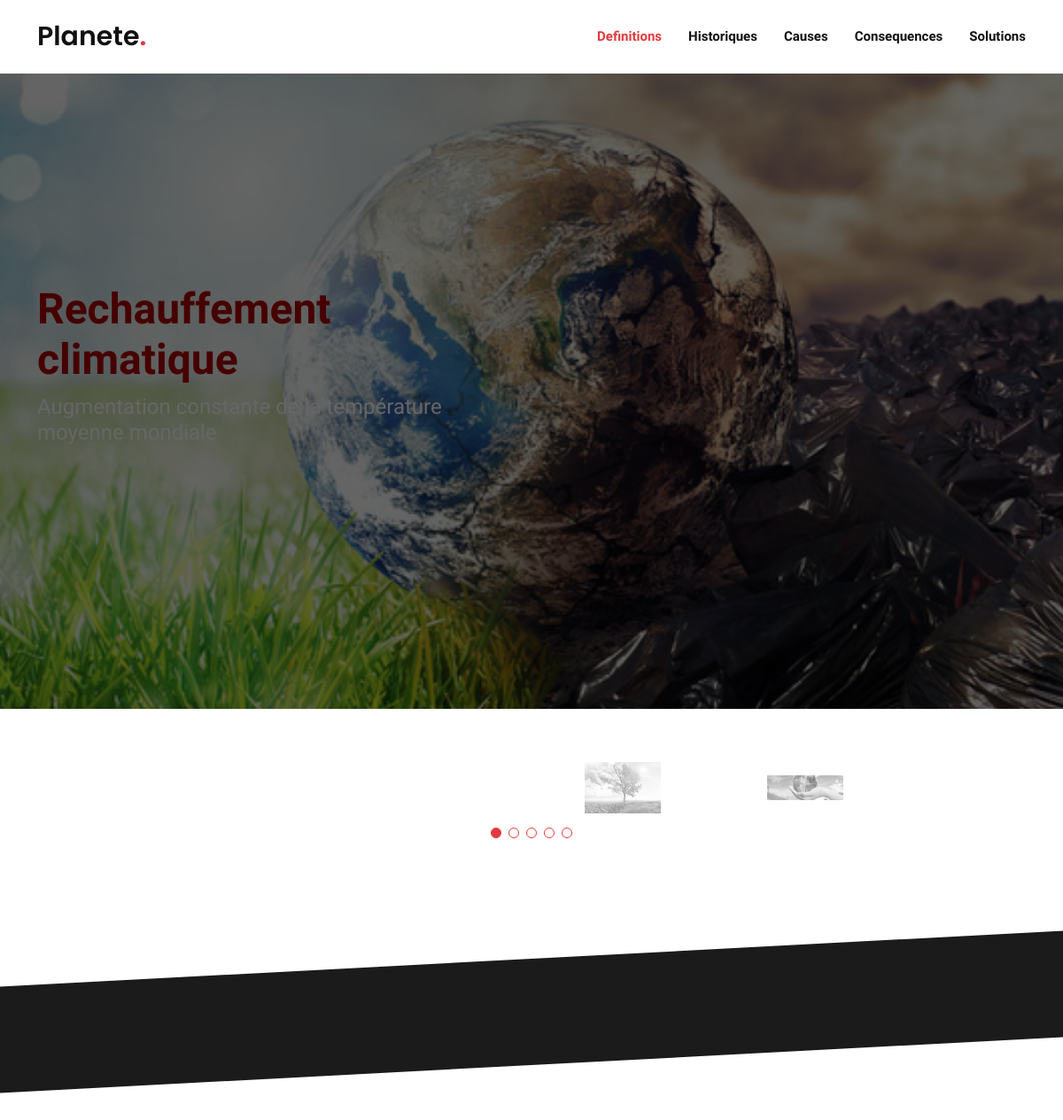
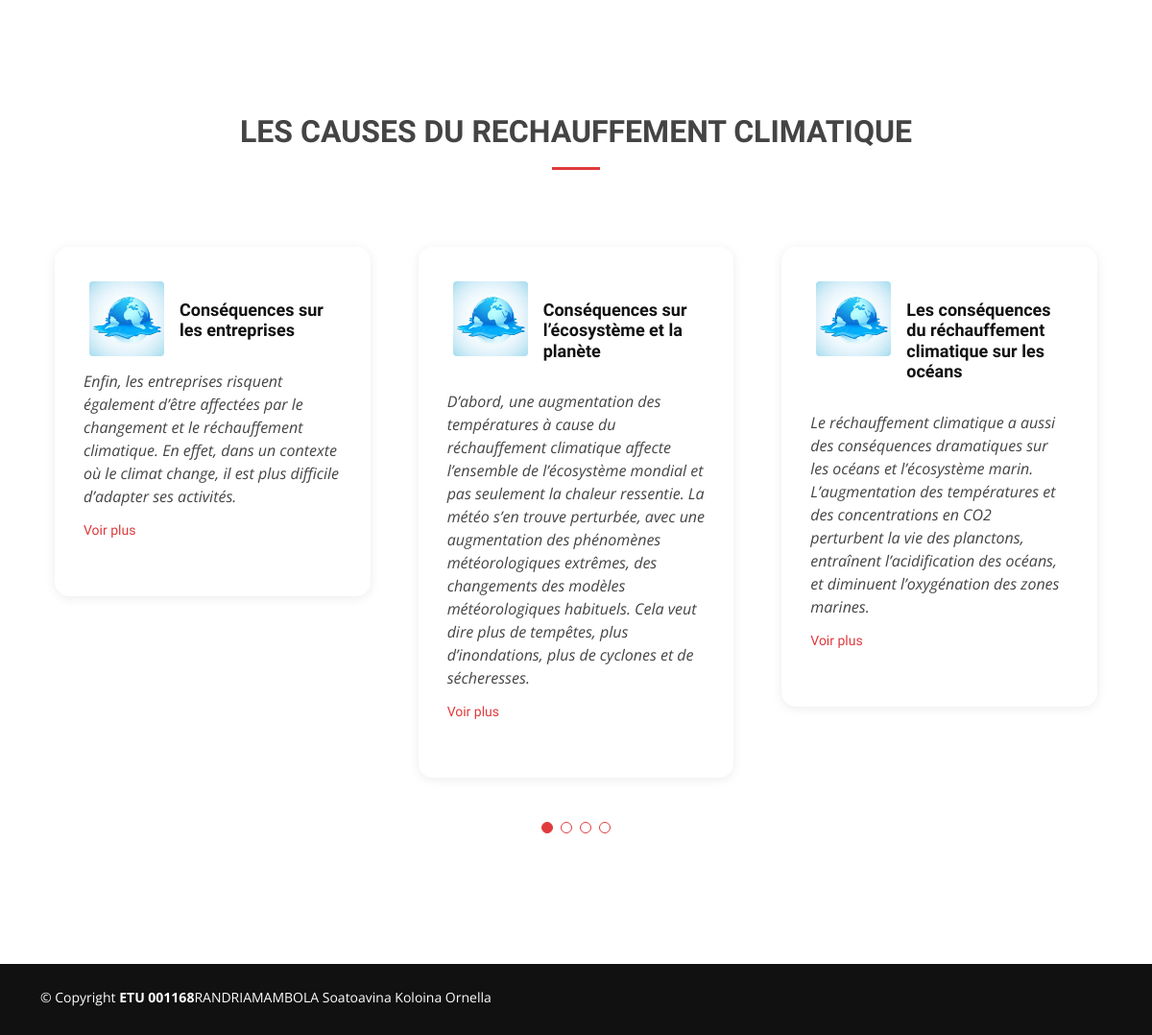
The page /consequences on the database its author committed (2 pictures, top to bottom).
### tables this page shows
create table Consequences(
     id int primary key NOT NULL AUTO_INCREMENT,
     titre varchar(150),
     info text,
     url varchar(100)
);

### inc/connection.php (called while the page is built)
<?php
function dbconnect()
{
    static $connect = null;
    if ($connect === null)
    {
        $connect = mysqli_connect('localhost', 'root', 'root', 'climat');
        mysqli_set_charset($connect,"utf8mb4");
    }
    return $connect;
}
?>

### inc/function.php (called while the page is built, shortened)
<?php
include("connection.php");
    function getConsequences()
    {
        $j=0;
        $t=null;
        $sql="SELECT * FROM Consequences";
        $news_req = mysqli_query(dbconnect(),$sql);
        while($don=mysqli_fetch_assoc($news_req))
        {
            $t[$j]['id']=$don['id'];
            $t[$j]['titre']=$don['titre'];
            $t[$j]['info']=$don['info'];
            $t[$j]['url']=$don['url'];
            $j++;
        }
        return $t;
    }
?>

### consequences.php (the view)
<?php
    $cause=getConsequences();
?>
<section id="testimonials" class="testimonials">
<div class="section-title">
        <h2>Les causes du rechauffement climatique</h2>
</div>
<div class="testimonials-slider swiper" data-aos="fade-up" data-aos-delay="100">
        <div class="swiper-wrapper">
        <?php for($i=0;$i<count($cause);$i++) { ?>
          <div class="swiper-slide">
            <div class="testimonial-wrap">
              <div class="testimonial-item">
                <img src="assets/img/img/img1.jpg" class="testimonial-img" alt="">
                <h3><?php echo $cause[$i]['titre']; ?></h3>
                <p>
                 <?php echo $cause[$i]['info']; ?>
                 <h4><a href="<?php echo $cause[$i]['url']; ?>-<?php echo $cause[$i]['id']; ?>">Voir plus</a></h4>
                </p>
              </div>
            </div>
          </div>
        <?php } ?>
</div>
<div class="swiper-pagination"></div>
</div>
</section>

### template.php (shortened to what this page needs)
<?php
  include("inc/function.php");
  $page=$_GET['page'].".php";
?>
<!DOCTYPE html>
<html lang="en">
<head>
  <link href="assets/vendor/aos/aos.css" rel="stylesheet">
  <link href="assets/vendor/bootstrap/css/bootstrap.min.css" rel="stylesheet">
  <link href="assets/vendor/bootstrap-icons/bootstrap-icons.css" rel="stylesheet">
  <link href="assets/vendor/boxicons/css/boxicons.min.css" rel="stylesheet">
  <link href="assets/vendor/glightbox/css/glightbox.min.css" rel="stylesheet">
  <link href="assets/vendor/remixicon/remixicon.css" rel="stylesheet">
  <link href="assets/vendor/swiper/swiper-bundle.min.css" rel="stylesheet">
  <link href="assets/css/style.css" rel="stylesheet">
</head>
<body>
  <header id="header" class="fixed-top d-flex align-items-center">
    <div class="container d-flex align-items-center">
      <h1 class="logo me-auto"><a>Planete<span>.</span></a></h1>
      <nav id="navbar" class="navbar order-last order-lg-0">
        <ul>
          <li><a class="nav-link scrollto active" href="definitions">Definitions</a></li>
          <li><a class="nav-link scrollto" href="historiques">Historiques</a></li>
          <li><a class="nav-link scrollto" href="causes">Causes</a></li>
          <li><a class="nav-link scrollto " href="consequences">Consequences</a></li>
          <li><a class="nav-link scrollto" href="solutions">Solutions</a></li>
        </ul>
      </nav>
    </div>
  </header>
  <section id="hero" class="d-flex align-items-center">
    <div class="container" data-aos="zoom-out" data-aos-delay="100">
      <div class="row">
        <div class="col-xl-6">
          <h1 style="color:rgb(175,0,0)">Rechauffement climatique</h1>
          <h2>Augmentation constante de la température moyenne mondiale</h2>
        </div>
      </div>
    </div>
  </section>
  <main id="main">
    <section id="clients" class="clients">
      <div class="container" data-aos="zoom-in">
        <div class="clients-slider swiper">
          <div class="swiper-wrapper align-items-center">
            <div class="swiper-slide"><img src="assets/img/img/img2.jpg" class="img-fluid" alt=""></div>
            <div class="swiper-slide"><img src="assets/img/img/img.jpg" class="img-fluid" alt=""></div>
            <div class="swiper-slide"><img src="assets/img/img/5.jpg" class="img-fluid" alt=""></div>
            <div class="swiper-slide"><img src="assets/img/img/fond.jpg" class="img-fluid" alt=""></div>
            <div class="swiper-slide"><img src="assets/img/img/fond1.jpg" class="img-fluid" alt=""></div>
          </div>
          <div class="swiper-pagination"></div>
        </div>
      </div>
    </section>
    <section id="about" class="about section-bg">
    </section>
    <section id="tabs" class="tabs">
      <div class="container" data-aos="fade-up">
        <?php include($page)  ?>
      </div>
    </section>
  </main>
  <footer id="footer">
    <div class="container d-md-flex py-4">
      <div class="me-md-auto text-center text-md-start">
        <div class="copyright">
          &copy; Copyright <strong><span>ETU 001168</span></strong>RANDRIAMAMBOLA Soatoavina Koloina Ornella
        </div>
        <div class="credits">
        </div>
      </div>
    </div>
  </footer>
</body>
</html>

### assets/css/style.css (style rules this page uses)
body { font-family: "Open Sans", sans-serif; color: #444444; }
a { color: #e03a3c; text-decoration: none; }
h1, h2, h3, h4, h5, h6 { font-family: "Raleway", sans-serif; }
#header { background: #fff; transition: all 0.5s; z-index: 997; padding: 20px 0; }
#header .logo { font-size: 30px; margin: 0; padding: 0; font-weight: 600; font-family: "Poppins", sans-serif; }
#header .logo a { color: #111111; }
#header .logo a span { color: #e03a3c; }
.navbar { padding: 0; }
.navbar ul { margin: 0; padding: 0; display: flex; list-style: none; align-items: center; }
.navbar li { position: relative; }
.navbar a, .navbar a:focus { display: flex; align-items: center; justify-content: space-between; padding: 10px 0 10px 30px; font-family: "Raleway", sans-serif; font-size: 15px; font-weight: 600; color: #111111; white-space: nowrap; transition: 0.3s; }
.navbar a:hover, .navbar .active, .navbar .active:focus, .navbar li:hover > a { color: #e03a3c; }
#hero { width: 100%; height: 100vh; background: url("../img/hero-bg.jpg") top center no-repeat; background-size: cover; position: relative; padding-top: 82px; }
#hero:before { content: ""; background: rgba(0, 0, 0, 0.6); position: absolute; bottom: 0; top: 0; left: 0; right: 0; }
#hero h1 { margin: 0; font-size: 48px; font-weight: 700; color: #fff; }
#hero h2 { color: #fff; margin: 10px 0 0 0; font-size: 24px; }
section { padding: 60px 0; overflow: hidden; position: relative; }
.section-title { text-align: center; padding-bottom: 30px; position: relative; }
.section-title h2 { font-size: 32px; font-weight: bold; text-transform: uppercase; margin-bottom: 20px; padding-bottom: 20px; position: relative; }
.section-title h2::after { content: ""; position: absolute; display: block; width: 50px; height: 3px; background: #e03a3c; bottom: 0; left: calc(50% - 25px); }
.section-bg { padding: 120px 0; color: #fff; }
.section-bg:before { content: ""; background: #1b1b1b; position: absolute; bottom: 60px; top: 60px; left: 0; right: 0; transform: skewY(-3deg); }
.clients .swiper-pagination { margin-top: 20px; position: relative; }
.clients .swiper-slide img { opacity: 0.5; transition: 0.3s; filter: grayscale(100); }
.testimonials .testimonials-carousel, .testimonials .testimonials-slider { overflow: hidden; }
.testimonials .testimonial-item { box-sizing: content-box; padding: 30px; margin: 30px 15px; min-height: 200px; box-shadow: 0px 2px 12px rgba(0, 0, 0, 0.08); position: relative; background: #fff; border-radius: 15px; }
.testimonials .testimonial-item .testimonial-img { width: 90px; border-radius: 10px; border: 6px solid #fff; float: left; margin: 0 10px 0 0; }
.testimonials .testimonial-item h3 { font-size: 18px; font-weight: bold; margin: 25px 0 5px 0; color: #111; }
.testimonials .testimonial-item h4 { font-size: 14px; color: #999; margin: 0; }
.testimonials .testimonial-item p { font-style: italic; margin: 30px auto 15px auto; }
.testimonials .swiper-pagination { margin-top: 20px; position: relative; }
#footer { color: #fff; font-size: 14px; background: #111111; }
#footer .credits { padding-top: 5px; font-size: 13px; }

### rows shown on the page
consequences: titre "Conséquences sur les entreprises", info "Enfin, les entreprises risquent également d’être affectées par le changement et le réchauffement climatique. En effet, dans un contexte où le climat change, il est plus difficile d’adapter ses activités."
consequences: titre "Conséquences sur l’écosystème et la planète", info "D’abord, une augmentation des températures à cause du réchauffement climatique affecte l’ensemble de l’écosystème mondial et pas seulement la chaleur ressentie. La météo s’en trouve perturbée, avec une augmentation des phénomènes météorologiques extrêmes, des changements des modèles météorologiques habituels. Cela veut dire plus de tempêtes, plus d’inondations, plus de cyclones et de sécheresses."
consequences: titre "Les conséquences du réchauffement climatique sur les océans", info "Le réchauffement climatique a aussi des conséquences dramatiques sur les océans et l’écosystème marin. L’augmentation des températures et des concentrations en CO2 perturbent la vie des planctons, entraînent l’acidification des océans, et diminuent l’oxygénation des zones marines."
